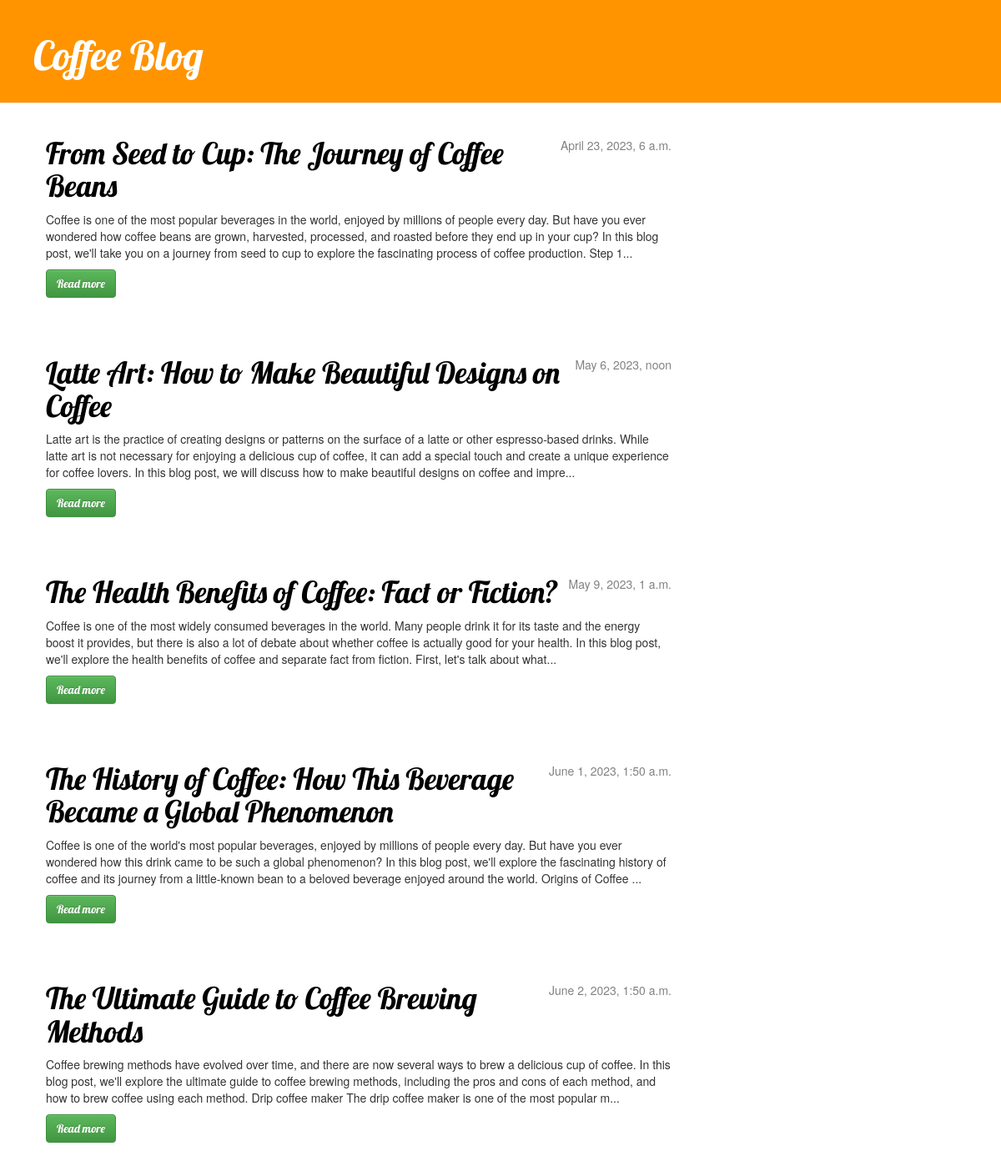
The page / on the database its author committed.
### blog/models.py (models this page shows, shortened)
class Post(models.Model):
    author = models.ForeignKey(settings.AUTH_USER_MODEL, on_delete=models.CASCADE)
    title = models.CharField(max_length=200)
    text = models.TextField()
    created_date = models.DateTimeField(
            default=timezone.now)
    published_date = models.DateTimeField(
            blank=True, null=True)

### blog/views.py (the view)
# urls.py: path('', views.post_list, name='post_list'),
def post_list(request):
    posts = Post.objects.filter(published_date__lte=timezone.now()).order_by('published_date')
    return render(request, 'blog/post_list.html', {'posts': posts})

### blog/templates/blog/post_list.html
{% extends 'blog/base.html' %}
{% block content %}
    {% for post in posts %}
        <div class="post">
            <div class="date">
                {{ post.published_date }}
            </div>
            <h1><a href="{% url 'post_detail' pk=post.pk %}">{{ post.title }}</a></h1>
            <p>{{ post.text|slice:":350" }}...</p>
            <h4><a href="{% url 'post_detail' pk=post.pk %}" class="btn btn-success">Read more</a></h4>
        </div>
    {% endfor %}
{% endblock %}

### blog/templates/blog/base.html (shortened to what this page needs)
{% load static %}
<!DOCTYPE html>
<html lang="en">
<head>
    <link rel="stylesheet" href="//maxcdn.bootstrapcdn.com/bootstrap/3.2.0/css/bootstrap.min.css">
    <link rel="stylesheet" href="//maxcdn.bootstrapcdn.com/bootstrap/3.2.0/css/bootstrap-theme.min.css">
    <link rel="stylesheet" href="{% static 'css/blog.css' %}">
</head>
<body>
    <div class="page-header">
        <h1><a href="/">Coffee Blog</a></h1>
    </div>
    <div class="content container">
        <div class="row">
            <div class="col-md-8">
            {% block content %}
            {% endblock %}
            </div>
        </div>
    </div>
</body>
</html>

### blog/static/css/blog.css (style rules this page uses)
.page-header { background-color: #ff9400; margin-top: 0; padding: 20px 20px 20px 40px; }
.page-header h1, .page-header h1 a, .page-header h1 a:visited, .page-header h1 a:active { color: #ffffff; font-size: 36pt; text-decoration: none; }
.content { margin-left: 40px; }
h1, h2, h3, h4 { font-family: 'Lobster', cursive; }
.date { float: right; color: #828282; }
.post { margin-bottom: 70px; }
.post h1 a, .post h1 a:visited { color: #000000; }

### rows shown on the page
Post: published_date "April 23, 2023, 6 a.m.", title "From Seed to Cup: The Journey of Coffee Beans", text "Coffee is one of the most popular beverages in the world, enjoyed by millions of people every day. But have you ever wondered how coffee beans are grown, harvested, processed, and roasted before they end up in your cup? In this blog post, we'll take you on a journey from seed to cup to explore the fascinating process of coffee production. Step 1"
Post: published_date "May 6, 2023, noon", title "Latte Art: How to Make Beautiful Designs on Coffee", text "Latte art is the practice of creating designs or patterns on the surface of a latte or other espresso-based drinks. While latte art is not necessary for enjoying a delicious cup of coffee, it can add a special touch and create a unique experience for coffee lovers. In this blog post, we will discuss how to make beautiful designs on coffee and impre"
Post: published_date "May 9, 2023, 1 a.m.", title "The Health Benefits of Coffee: Fact or Fiction?", text "Coffee is one of the most widely consumed beverages in the world. Many people drink it for its taste and the energy boost it provides, but there is also a lot of debate about whether coffee is actually good for your health. In this blog post, we'll explore the health benefits of coffee and separate fact from fiction. First, let's talk about what"
Post: published_date "June 1, 2023, 1:50 a.m.", title "The History of Coffee: How This Beverage Became a Global Phenomenon", text "Coffee is one of the world's most popular beverages, enjoyed by millions of people every day. But have you ever wondered how this drink came to be such a global phenomenon? In this blog post, we'll explore the fascinating history of coffee and its journey from a little-known bean to a beloved beverage enjoyed around the world. Origins of Coffee"
Post: published_date "June 2, 2023, 1:50 a.m.", title "The Ultimate Guide to Coffee Brewing Methods", text "Coffee brewing methods have evolved over time, and there are now several ways to brew a delicious cup of coffee. In this blog post, we'll explore the ultimate guide to coffee brewing methods, including the pros and cons of each method, and how to brew coffee using each method. Drip coffee maker The drip coffee maker is one of the most popular m"
